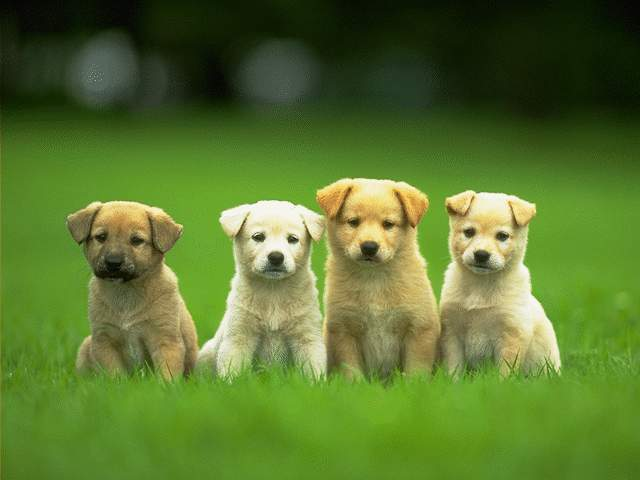
#> input picture week1/1.jpg, 640 x 480 px
$ python img_data_augmentation.py
#> lines starting #> are read from the running program, lines starting #| are printed output that depends on the picture
import cv2
import random
import numpy as np
import os

def random_light_color(img, shift):
    # brightness
    if len(img.shape) == 2:
        return img
    B, G, R = cv2.split(img)
    for C in [B,G,R]:
        rand_shift = random.randint(-shift, shift)
        C[C > 255 - rand_shift] = 255 - rand_shift
        C[C < -rand_shift] = -rand_shift
        C[:] = C[:] + rand_shift
    return cv2.merge((B, G, R))

def random_perspective_transform(img):
    height, width = img.shape[:2]
    # warp:
    random_margin = 60
    x1 = random.randint(-random_margin, random_margin)
    y1 = random.randint(-random_margin, random_margin)
    x2 = random.randint(width - random_margin - 1, width - 1)
    y2 = random.randint(-random_margin, random_margin)
    x3 = random.randint(width - random_margin - 1, width - 1)
    y3 = random.randint(height - random_margin - 1, height - 1)
    x4 = random.randint(-random_margin, random_margin)
    y4 = random.randint(height - random_margin - 1, height - 1)

    dx1 = random.randint(-random_margin, random_margin)
    dy1 = random.randint(-random_margin, random_margin)
    dx2 = random.randint(width - random_margin - 1, width - 1)
    dy2 = random.randint(-random_margin, random_margin)
    dx3 = random.randint(width - random_margin - 1, width - 1)
    dy3 = random.randint(height - random_margin - 1, height - 1)
    dx4 = random.randint(-random_margin, random_margin)
    dy4 = random.randint(height - random_margin - 1, height - 1)

    pts1 = np.float32([[x1, y1], [x2, y2], [x3, y3], [x4, y4]])
    pts2 = np.float32([[dx1, dy1], [dx2, dy2], [dx3, dy3], [dx4, dy4]])
    M_warp = cv2.getPerspectiveTransform(pts1, pts2)
    img_warp = cv2.warpPerspective(img, M_warp, (width, height))
    return img_warp

def img_data_augmentation(img, crop_ratio = 1.0, color_shift = 0, rotation = 0, perspective_transform = False):
    assert crop_ratio > 0 and crop_ratio <= 1.0
    assert len(img.shape) == 2 or len(img.shape) == 3
    height, width = img.shape[:2]

    if crop_ratio < 1.0:
        crop_height, crop_width = int(height * crop_ratio), int(width * crop_ratio)
        y = random.randint(0, height - crop_height)
        x = random.randint(0, width - crop_width)
        if len(img.shape) == 2:
            img = img[y:y+crop_height, x:x+crop_width]
        if len(img.shape) == 3:
            img = img[y:y+crop_height, x:x+crop_width, :]

    if color_shift != 0:
        img = random_light_color(img, color_shift)

    if rotation != 0:
        rotation_angle = random.randint(-rotation, rotation)
        M = cv2.getRotationMatrix2D((img.shape[1] / 2, img.shape[0] / 2), rotation_angle, 1.0)
        img = cv2.warpAffine(img, M, (img.shape[1], img.shape[0]))

    if perspective_transform == True:
        img = random_perspective_transform(img)

    return img

img = cv2.imread('1.jpg', 0)
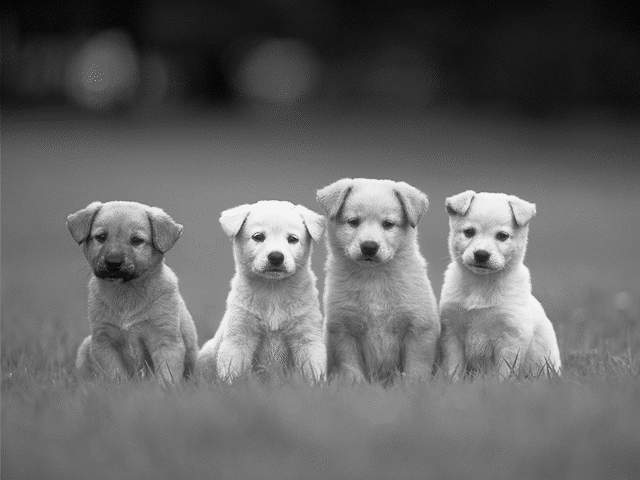
#> img: shape (480, 640); min 1, max 255, mean 101.3

save_path = 'gene_data'
if not os.path.exists(save_path):
    os.mkdir(save_path)

for i in range(20):
    img_random = img_data_augmentation(img, crop_ratio = 0.8, color_shift=30, rotation=40, perspective_transform=True)
    img_name = save_path + '\\random_img_' + str(i) + '.jpg'
    cv2.imwrite(img_name, img_random)
#> this loop made 20 passes
#> pass 1, in img_data_augmentation, `img = img[y:y+crop_height, x:x+crop_width]`:
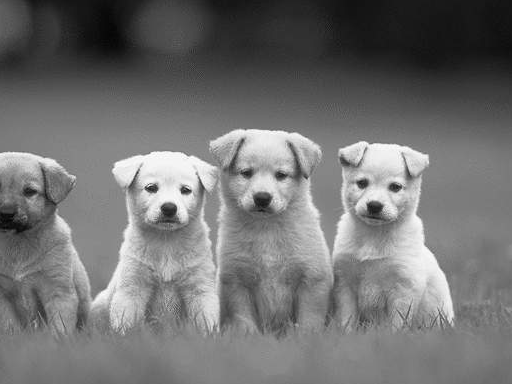
#> img: shape (384, 512); min 1, max 255, mean 114
#> pass 1, in img_data_augmentation, `img = cv2.warpAffine(img, M, (img.shape[1], img.shape[0]))`:
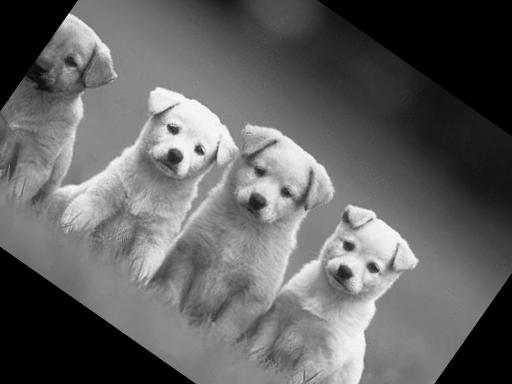
#> img: shape (384, 512); min 0, max 255, mean 98.7
#> pass 1, in random_perspective_transform, `img_warp = cv2.warpPerspective(img, M_warp, (width, height))`:
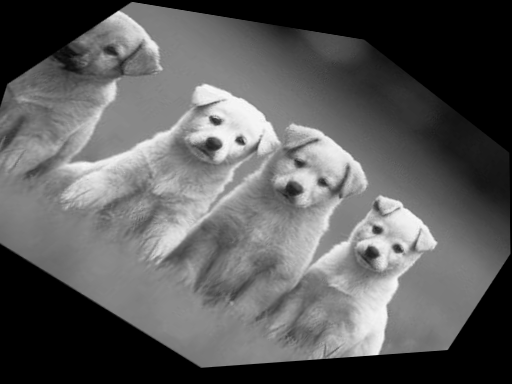
#> img_warp: shape (384, 512); min 0, max 250, mean 92.5
#> pass 2, in img_data_augmentation (call 2), `img = img[y:y+crop_height, x:x+crop_width]`:
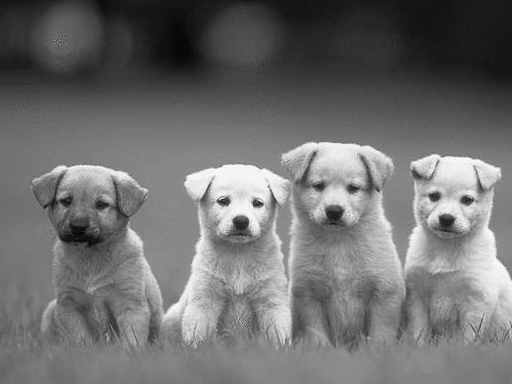
#> img: shape (384, 512); min 1, max 255, mean 111.5
